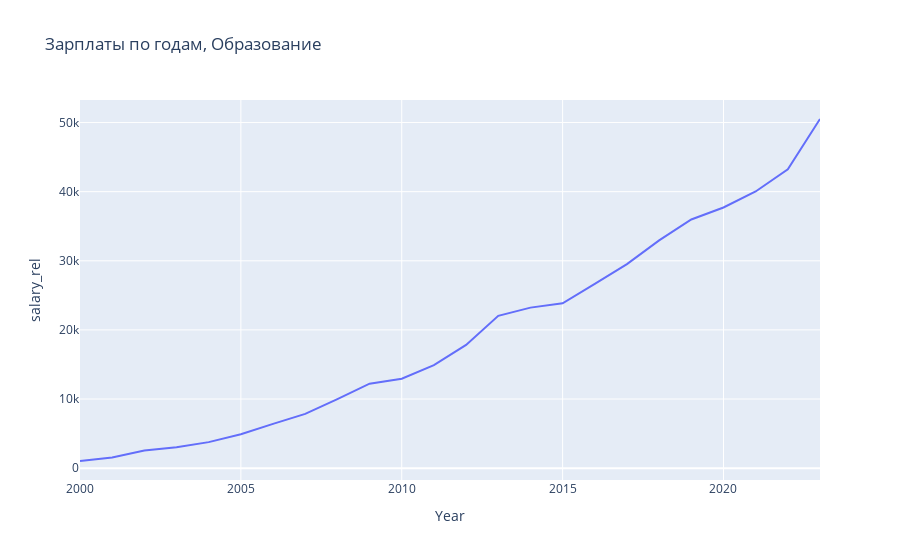

Notebook code for this chart:
### Code cell
fig = px.line(d_rel[d_rel['Economic_id']==3], x='Year', y='salary_rel', title='Зарплаты по годам, Образование')
fig.show()

### Figure 1 — Plotly figure (JSON) as saved in the notebook; plotly's stock layout.template omitted (floating-point values rounded to 4 significant figures)
{"data": [{"hovertemplate": "Year=%{x}<br>salary_rel=%{y}<extra></extra>", "legendgroup": "", "line": {"color": "#636efa", "dash": "solid"}, "marker": {"symbol": "circle"}, "mode": "lines", "name": "", "orientation": "v", "showlegend": false, "type": "scatter", "x": [2000, 2001, 2002, 2003, 2004, 2005, 2006, 2007, 2008, 2009, 2010, 2011, 2012, 2013, 2014, 2015, 2016, 2017, 2018, 2019, 2020, 2021, 2022, 2023], "xaxis": "x", "y": [1032.0, 1546.0, 2544.0, 3024.0, 3762.0, 4896.0, 6407.0, 7847.0, 9990.0, 12220.0, 12940.0, 14900.0, 17820.0, 22040.0, 23220.0, 23850.0, 26650.0, 29510.0, 32950.0, 35970.0, 37710.0, 40030.0, 43250.0, 50510.0], "yaxis": "y"}], "layout": {"legend": {"tracegroupgap": 0}, "title": {"text": "Зарплаты по годам, Образование"}, "xaxis": {"anchor": "y", "domain": [0, 1], "title": {"text": "Year"}}, "yaxis": {"anchor": "x", "domain": [0, 1], "title": {"text": "salary_rel"}}}}
